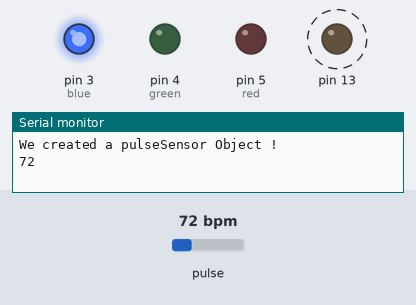
Simulated run of this sketch. Board: Arduino Uno, built with avr-gcc and run on an emulated ATmega328P. Parts: output pins drawn as LEDs (lit = HIGH), the last lines printed to the serial monitor. Dashed ring = blinking. The inputs (shaded band) are chosen by the test bench; at power-on: pulse 72 bpm.

Above: at 1.2 s.
1.3 s: pulse set to 79 bpm
4.3 s: pulse set to 83 bpm
At 7.1 s:
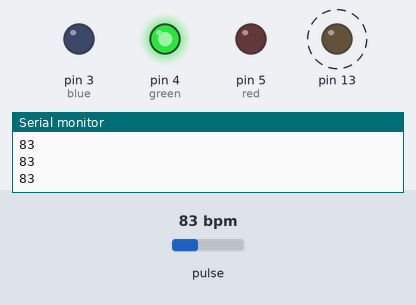
7.3 s: pulse set to 70 bpm
At 7.52 s:
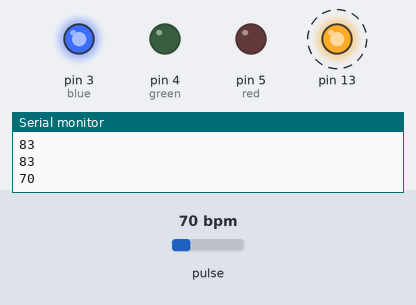
10.3 s: pulse set to 100 bpm
At 10.83 s:
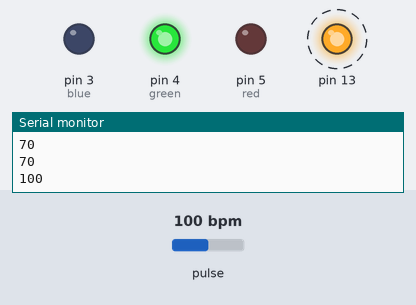
Timing chart, 0 to 14.3 s (numbered marks = the images above; inputs shaded):
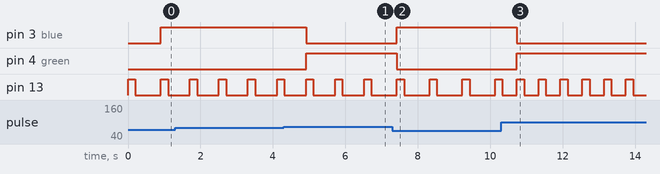

Measured:
- the behaviour switches between 80 and 81 bpm on pulse (found by bisection; images 0 and 1)
- after the input at 4.3 s, pin 3 (blue): HIGH → LOW after 0.62 s; pin 4 (green): LOW → HIGH after 0.62 s
- after the input at 7.3 s, pin 3 (blue): LOW → HIGH after 0.12 s; pin 4 (green): HIGH → LOW after 0.12 s
- after the input at 10.3 s, pin 3 (blue): HIGH → LOW after 0.43 s; pin 4 (green): LOW → HIGH after 0.43 s; pin 13: alternates HIGH for 0.20 s and LOW for 0.40 s, starting after 0.43 s
- by itself, pin 13: alternates HIGH for 0.20 s and LOW for 0.70 s

The sketch:

sketch_jan23b.ino
```cpp
#define USE_ARDUINO_INTERRUPTS true
#include <PulseSensorPlayground.h>
#include <TinyGPS++.h>
#include <SoftwareSerial.h>


//Heart Rate Sensor
const int PulseWire = 0;
int Threshold = 550;

//LED Indicator
const int blue = 3;
const int green = 4;
const int red = 5;
const int LED13 = 13;
//GSM and GPS
static const int RXPin = 3, TXPin = 2;
static const uint32_t GPSBaud = 9600;
const int button = 4;

PulseSensorPlayground pulseSensor;

TinyGPSPlus gps;
SoftwareSerial ss(RXPin, TXPin);

void setup() {

  Serial.begin(115200);
  ss.begin(GPSBaud);
  pinMode(button, INPUT);
  pinMode(blue, OUTPUT);
  pinMode(red, OUTPUT);
  pinMode(green, OUTPUT);

  pulseSensor.analogInput(PulseWire);
  pulseSensor.blinkOnPulse(LED13);
  pulseSensor.setThreshold(Threshold);

  if (pulseSensor.begin()) {
    Serial.println("We created a pulseSensor Object !");
  }
}

void loop() {
  if (button == HIGH) {
    while (ss.available() > 0)
      if (gps.encode(ss.read()))
        displayInfo();
  }
//  if (millis() > 5000 && gps.charsProcessed() < 10)
//  {
//    Serial.println(F("No GPS detected: check wiring."));
//    while (true);
//  }

  int BPM = pulseSensor.getBeatsPerMinute();
  if (pulseSensor.sawStartOfBeat()) {
    Serial.println(BPM);
    if (BPM < 80) {
      // Too low
      digitalWrite(blue, HIGH);
      digitalWrite(red, LOW);
      digitalWrite(green, LOW);
    } else if (BPM < 160 && BPM > 80) {
      digitalWrite(blue, LOW);
      digitalWrite(red, LOW);
      digitalWrite(green, HIGH);
    } else if (BPM > 160) {
      digitalWrite(blue, LOW);
      digitalWrite(red, HIGH);
      digitalWrite(green, LOW);
    }
  }
  else {
//    digitalWrite(blue, LOW);
//    digitalWrite(red, LOW);
//    digitalWrite(green, LOW);
  }
  delay(100);


}


void displayInfo()
{
  Serial.print(F("Location: "));
  if (gps.location.isValid())
  {
    Serial.print("\r");
    delay(1000);
    Serial.print("AT+CMGF=1\r");
    delay(1000);
    Serial.print("AT+CMGS=\"09058382987\"\r");
    delay(1000);
    Serial.print("www.google.com.ph/maps/place/");
    Serial.print(gps.location.lat(), 6);
    Serial.print(F(","));
    Serial.print(gps.location.lng(), 6);
    Serial.print("\r");
    delay(1000);
    Serial.println((char)26);
    delay(1000);
    Serial.write(0x1A);
    Serial.write(0x0D);
    Serial.write(0x0A);
    delay(1000);
  }
  else
  {
    Serial.print(F("INVALID"));
  }
  Serial.println();
}
```
